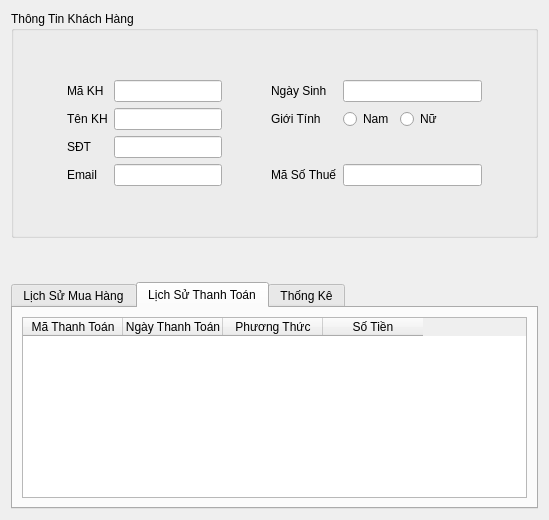
<?xml version="1.0" encoding="UTF-8"?>
<ui version="4.0">
 <class>CustomerTab</class>
 <widget class="QWidget" name="CustomerTab">
  <property name="geometry">
   <rect>
    <x>0</x>
    <y>0</y>
    <width>549</width>
    <height>520</height>
   </rect>
  </property>
  <layout class="QVBoxLayout" name="verticalLayout" stretch="6,1,6">
   <item>
    <widget class="QGroupBox" name="groupInfo">
     <property name="title">
      <string>Thông Tin Khách Hàng</string>
     </property>
     <layout class="QGridLayout" name="gridLayout">
      <item row="2" column="0">
       <spacer name="horizontalSpacer_6">
        <property name="orientation">
         <enum>Qt::Horizontal</enum>
        </property>
        <property name="sizeHint" stdset="0">
         <size>
          <width>40</width>
          <height>20</height>
         </size>
        </property>
       </spacer>
      </item>
      <item row="2" column="3">
       <spacer name="horizontalSpacer">
        <property name="orientation">
         <enum>Qt::Horizontal</enum>
        </property>
        <property name="sizeHint" stdset="0">
         <size>
          <width>20</width>
          <height>20</height>
         </size>
        </property>
       </spacer>
      </item>
      <item row="1" column="3">
       <spacer name="horizontalSpacer_3">
        <property name="orientation">
         <enum>Qt::Horizontal</enum>
        </property>
        <property name="sizeHint" stdset="0">
         <size>
          <width>20</width>
          <height>20</height>
         </size>
        </property>
       </spacer>
      </item>
      <item row="1" column="5">
       <widget class="QLineEdit" name="lineEditCustomerID_2"/>
      </item>
      <item row="2" column="5">
       <layout class="QHBoxLayout" name="horizontalLayout">
        <item>
         <widget class="QRadioButton" name="radioButton">
          <property name="text">
           <string>Nam</string>
          </property>
         </widget>
        </item>
        <item>
         <widget class="QRadioButton" name="radioButton_2">
          <property name="text">
           <string>Nữ</string>
          </property>
         </widget>
        </item>
        <item>
         <spacer name="horizontalSpacer_2">
          <property name="orientation">
           <enum>Qt::Horizontal</enum>
          </property>
          <property name="sizeHint" stdset="0">
           <size>
            <width>40</width>
            <height>20</height>
           </size>
          </property>
         </spacer>
        </item>
       </layout>
      </item>
      <item row="2" column="4">
       <widget class="QLabel" name="labelName_2">
        <property name="text">
         <string>Giới Tính</string>
        </property>
       </widget>
      </item>
      <item row="4" column="5">
       <widget class="QLineEdit" name="lineEditEmail_2"/>
      </item>
      <item row="4" column="4">
       <widget class="QLabel" name="labelEmail_2">
        <property name="text">
         <string>Mã Số Thuế</string>
        </property>
       </widget>
      </item>
      <item row="3" column="1">
       <widget class="QLabel" name="labelPhone">
        <property name="text">
         <string>SĐT</string>
        </property>
       </widget>
      </item>
      <item row="3" column="2">
       <widget class="QLineEdit" name="lineEditPhone"/>
      </item>
      <item row="4" column="1">
       <widget class="QLabel" name="labelEmail">
        <property name="text">
         <string>Email</string>
        </property>
       </widget>
      </item>
      <item row="2" column="1">
       <widget class="QLabel" name="labelName">
        <property name="text">
         <string>Tên KH</string>
        </property>
       </widget>
      </item>
      <item row="1" column="2">
       <widget class="QLineEdit" name="lineEditCustomerID"/>
      </item>
      <item row="1" column="1">
       <widget class="QLabel" name="labelID">
        <property name="text">
         <string>Mã KH</string>
        </property>
       </widget>
      </item>
      <item row="2" column="2">
       <widget class="QLineEdit" name="lineEditCustomerName"/>
      </item>
      <item row="4" column="2">
       <widget class="QLineEdit" name="lineEditEmail"/>
      </item>
      <item row="2" column="6">
       <spacer name="horizontalSpacer_7">
        <property name="orientation">
         <enum>Qt::Horizontal</enum>
        </property>
        <property name="sizeHint" stdset="0">
         <size>
          <width>40</width>
          <height>20</height>
         </size>
        </property>
       </spacer>
      </item>
      <item row="1" column="4">
       <widget class="QLabel" name="labelID_2">
        <property name="text">
         <string>Ngày Sinh</string>
        </property>
       </widget>
      </item>
      <item row="3" column="3">
       <spacer name="horizontalSpacer_4">
        <property name="orientation">
         <enum>Qt::Horizontal</enum>
        </property>
        <property name="sizeHint" stdset="0">
         <size>
          <width>20</width>
          <height>20</height>
         </size>
        </property>
       </spacer>
      </item>
      <item row="4" column="3">
       <spacer name="horizontalSpacer_5">
        <property name="orientation">
         <enum>Qt::Horizontal</enum>
        </property>
        <property name="sizeHint" stdset="0">
         <size>
          <width>20</width>
          <height>20</height>
         </size>
        </property>
       </spacer>
      </item>
      <item row="5" column="1">
       <spacer name="verticalSpacer_2">
        <property name="orientation">
         <enum>Qt::Vertical</enum>
        </property>
        <property name="sizeType">
         <enum>QSizePolicy::Minimum</enum>
        </property>
        <property name="sizeHint" stdset="0">
         <size>
          <width>20</width>
          <height>40</height>
         </size>
        </property>
       </spacer>
      </item>
      <item row="0" column="1">
       <spacer name="verticalSpacer_3">
        <property name="orientation">
         <enum>Qt::Vertical</enum>
        </property>
        <property name="sizeType">
         <enum>QSizePolicy::Minimum</enum>
        </property>
        <property name="sizeHint" stdset="0">
         <size>
          <width>20</width>
          <height>40</height>
         </size>
        </property>
       </spacer>
      </item>
     </layout>
    </widget>
   </item>
   <item>
    <spacer name="verticalSpacer">
     <property name="orientation">
      <enum>Qt::Vertical</enum>
     </property>
     <property name="sizeHint" stdset="0">
      <size>
       <width>20</width>
       <height>40</height>
      </size>
     </property>
    </spacer>
   </item>
   <item>
    <widget class="QTabWidget" name="tabCustomerDetails">
     <property name="currentIndex">
      <number>1</number>
     </property>
     <widget class="QWidget" name="tabMuaHang">
      <attribute name="title">
       <string>Lịch Sử Mua Hàng</string>
      </attribute>
      <layout class="QVBoxLayout">
       <item>
        <widget class="QTableWidget" name="tablePurchaseHistory">
         <column>
          <property name="text">
           <string>Mã Đơn Hàng</string>
          </property>
         </column>
         <column>
          <property name="text">
           <string>Ngày Tạo</string>
          </property>
         </column>
         <column>
          <property name="text">
           <string>Danh Sách Sản Phẩm</string>
          </property>
         </column>
         <column>
          <property name="text">
           <string>Thanh Toán</string>
          </property>
         </column>
         <column>
          <property name="text">
           <string>Vận Chuyển</string>
          </property>
         </column>
        </widget>
       </item>
      </layout>
     </widget>
     <widget class="QWidget" name="tabPayment">
      <attribute name="title">
       <string>Lịch Sử Thanh Toán</string>
      </attribute>
      <layout class="QVBoxLayout">
       <item>
        <widget class="QTableWidget" name="tablePaymentHistory">
         <column>
          <property name="text">
           <string>Mã Thanh Toán</string>
          </property>
         </column>
         <column>
          <property name="text">
           <string>Ngày Thanh Toán</string>
          </property>
         </column>
         <column>
          <property name="text">
           <string>Phương Thức</string>
          </property>
         </column>
         <column>
          <property name="text">
           <string>Số Tiền</string>
          </property>
         </column>
        </widget>
       </item>
      </layout>
     </widget>
     <widget class="QWidget" name="tabStatistics">
      <attribute name="title">
       <string>Thống Kê</string>
      </attribute>
      <layout class="QFormLayout" name="formLayout">
       <item row="0" column="0">
        <widget class="QLabel" name="label">
         <property name="text">
          <string>Tổng Sô ĐH</string>
         </property>
        </widget>
       </item>
       <item row="0" column="1">
        <widget class="QLabel" name="labelTotalOrders_4">
         <property name="text">
          <string>0</string>
         </property>
        </widget>
       </item>
       <item row="1" column="0">
        <widget class="QLabel" name="labelTotalOrders">
         <property name="text">
          <string>Tổng Số Tiền</string>
         </property>
        </widget>
       </item>
       <item row="1" column="1">
        <widget class="QLabel" name="lblTotalOrdersValue">
         <property name="text">
          <string>0</string>
         </property>
        </widget>
       </item>
       <item row="2" column="0">
        <widget class="QLabel" name="labelTotalOrders_2">
         <property name="text">
          <string>ĐH Mới Nhất</string>
         </property>
        </widget>
       </item>
       <item row="2" column="1">
        <widget class="QLabel" name="labelTotalOrders_3">
         <property name="text">
          <string>0</string>
         </property>
        </widget>
       </item>
      </layout>
     </widget>
    </widget>
   </item>
  </layout>
 </widget>
 <resources/>
 <connections/>
</ui>
